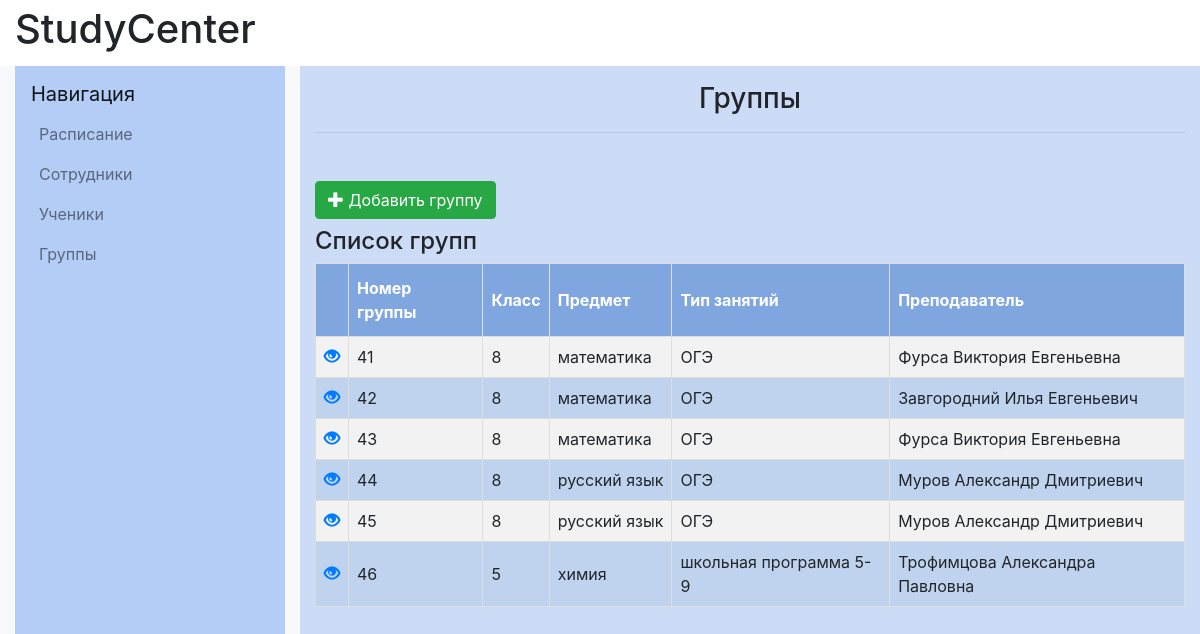
The app's page /groups/ with its own data.
### catalog/models.py (models this page shows, shortened)
class Group(models.Model):
    subject = models.ForeignKey(Subject, on_delete=models.CASCADE)
    grade = models.IntegerField(validators=[
        MaxValueValidator(11),
        MinValueValidator(1)
    ])
    group_capacity = models.IntegerField(default=1,
                                         validators=[
                                            MaxValueValidator(8),
                                            MinValueValidator(1)
    ])
    type = models.ForeignKey(Type, on_delete=models.CASCADE)
    teacher=models.ForeignKey(Worker,
                              on_delete=models.CASCADE,
                              null=True,
                              default=None
    )
    objects = models.Manager()
    created = models.BooleanField(default=False)

class Subject(models.Model):
    name=models.CharField(max_length=100)
    objects=models.Manager()
    def __str__(self):
        return self.name

class Type(models.Model):
    name=models.CharField(max_length=100)
    objects=models.Manager()
    def __str__(self):
        return self.name

class Worker(models.Model):
    firstname=models.CharField(max_length=20, verbose_name="Имя")
    lastname=models.CharField(max_length=20, verbose_name="Фамилия")
    fathername=models.CharField(max_length=20, verbose_name="Отчество")
    date_of_birth=models.DateField(verbose_name="Дата рождения")
    gender=models.IntegerField(validators=[MinValueValidator(0), MaxValueValidator(1)], verbose_name="Пол")
    subject = models.ManyToManyField(Subject, verbose_name="Дисциплины")
    phone_number=models.CharField(max_length=11,validators=[MinLengthValidator(11)], verbose_name="Номер телефона")
    email=models.EmailField(verbose_name="E-mail")
    objects=models.Manager()
    registration_date=models.DateField()
    DoesNotExist = models.Manager

### catalog/views.py (the view)
# urls.py: path('groups/', views.groups, name='groups'),
def groups(request):
    groups = Group.objects.all()
    return render(request, "group/groups.html", {"groups": groups})

### catalog/templates/group/groups.html (shortened to what this page needs)
{% extends "base_generic.html" %}
{% block content%}
            <div class="col-md-8 col-lg-9 content-container" style="background-color: #ccdbf6">
                <h1 class="h3 text-center mt-3">Группы</h1>
                <hr class="mb-5">
                <section >
                    <a class="btn btn-success" href="{% url 'group_new' %}" class="top-menu"><span class="glyphicon glyphicon-plus"></span> Добавить группу</a>
                    <h4>Список групп</h4>
                    <table id="mytable">
                        <tr>
                            <th></th>
                            <th>Номер группы</th>
                            <th>Класс</th>
                            <th>Предмет</th>
                            <th>Тип занятий</th>
                            <th>Преподаватель</th>
                        </tr>
                        {% for group in groups %}
                        <tr><td><a href="{% url 'group_detail' pk=group.pk %}" class="top-menu"><span class="glyphicon glyphicon-eye-open"></span></a></td>
                            <td>{{ group.id }}</td>
                            <td>{{ group.grade }}</td>
                            <td>{{ group.subject }}</td>
                            <td>{{ group.type }}</td>
                            <td>{{ group.teacher.lastname }} {{ group.teacher.firstname }} {{ group.teacher.fathername }}</td>
                        </tr>
                        {% endfor %}
                    </table>
                </section>
            </div>
{% endblock content %}

### catalog/templates/base_generic.html (style rules this page uses)
#mytable td, #mytable th { border: 1px solid #ddd; padding: 8px; }
#mytable tr:nth-child(even) { background-color: #f2f2f2; }
#mytable tr:nth-child(odd) { background-color: #c0d3ee; }
#mytable th { padding-top: 12px; padding-bottom: 12px; text-align: left; background-color: #80a6e0; color: white; }

### records on screen
Group: id "41", grade "8", subject "математика", type "ОГЭ", teacher.lastname "Фурса", teacher.firstname "Виктория", teacher.fathername "Евгеньевна"
Group: id "42", grade "8", subject "математика", type "ОГЭ", teacher.lastname "Завгородний", teacher.firstname "Илья", teacher.fathername "Евгеньевич"
Group: id "43", grade "8", subject "математика", type "ОГЭ", teacher.lastname "Фурса", teacher.firstname "Виктория", teacher.fathername "Евгеньевна"
Group: id "44", grade "8", subject "русский язык", type "ОГЭ", teacher.lastname "Муров", teacher.firstname "Александр", teacher.fathername "Дмитриевич"
Group: id "45", grade "8", subject "русский язык", type "ОГЭ", teacher.lastname "Муров", teacher.firstname "Александр", teacher.fathername "Дмитриевич"
Group: id "46", grade "5", subject "химия", type "школьная программа 5-9", teacher.lastname "Трофимцова", teacher.firstname "Александра", teacher.fathername "Павловна"
